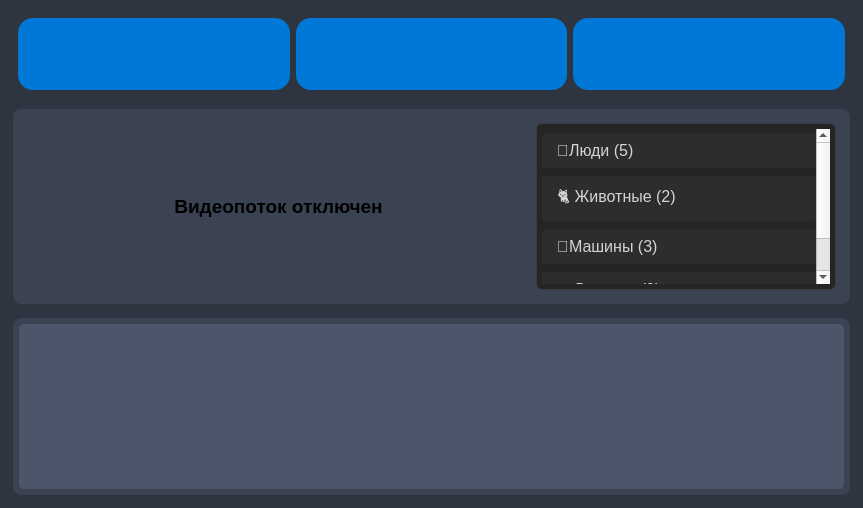
<?xml version="1.0" encoding="UTF-8"?>
<ui version="4.0">
 <class>MainWindow</class>
 <widget class="QMainWindow" name="MainWindow">
  <property name="geometry">
   <rect>
    <x>0</x>
    <y>0</y>
    <width>863</width>
    <height>508</height>
   </rect>
  </property>
  <property name="windowTitle">
   <string>MainWindow</string>
  </property>
  <property name="styleSheet">
   <string notr="true">QMainWindow {
    background-color: #2E3440;
    color: #ECEFF4;
}</string>
  </property>
  <widget class="QWidget" name="centralwidget">
   <property name="styleSheet">
    <string notr="true">QWidget#centralwidget {
    background-color: transparent;
    padding: 8px;
}</string>
   </property>
   <layout class="QVBoxLayout" name="verticalLayout_2">
    <item>
     <widget class="QWidget" name="widget_1" native="true">
      <property name="styleSheet">
       <string notr="true">QWidget#sport,
QWidget#widget_2,
QWidget#widget_3 {
    background-color: #3B4252;
    border-radius: 8px;
    margin: 4px;
}</string>
      </property>
      <layout class="QHBoxLayout" name="horizontalLayout">
       <item>
        <widget class="QPushButton" name="play">
         <property name="minimumSize">
          <size>
           <width>72</width>
           <height>72</height>
          </size>
         </property>
         <property name="styleSheet">
          <string notr="true">/* Базовый стиль кнопки */
QPushButton {
    /* Фон и форма */
    background-color: #0078D7;
    border-radius: 15px;
    border: none;
    
    /* Отступы (регулируйте под размер иконки) */
    min-width: 48px;
    min-height: 48px;
    padding: 12px;
    
    /* Ключевой параметр: цвет ИКОНКИ через цвет текста */
    color: white;
    
    /* Плавные переходы */
    qproperty-iconSize: 42px;
    transition: all 0.2s ease;
}

/* Состояние при наведении */
QPushButton:hover {
    background-color: #5E81AC;
    color: #2E3440; /* Автоматически меняет цвет ИКОНКИ */
    box-shadow: 0 2px 6px rgba(0, 0, 0, 0.15);
}

/* Состояние при нажатии */
QPushButton:pressed {
    background-color: #8FBCBB;
    color: #2E3440;
    box-shadow: inset 0 2px 4px rgba(0, 0, 0, 0.2);
}

/* Для отключенного состояния */
QPushButton:disabled {
    background-color: #4C566A;
    color: #A5ABB6;
}</string>
         </property>
         <property name="text">
          <string/>
         </property>
         <property name="icon">
          <iconset>
           <normaloff>resources/play.png</normaloff>resources/play.png</iconset>
         </property>
         <property name="iconSize">
          <size>
           <width>42</width>
           <height>42</height>
          </size>
         </property>
        </widget>
       </item>
       <item>
        <widget class="QPushButton" name="stop">
         <property name="minimumSize">
          <size>
           <width>72</width>
           <height>72</height>
          </size>
         </property>
         <property name="styleSheet">
          <string notr="true">/* Базовый стиль кнопки */
QPushButton {
    /* Фон и форма */
    background-color: #0078D7;
    border-radius: 15px;
    border: none;
    
    /* Отступы (регулируйте под размер иконки) */
    min-width: 48px;
    min-height: 48px;
    padding: 12px;
    
    /* Ключевой параметр: цвет ИКОНКИ через цвет текста */
    color: white;
    
    /* Плавные переходы */
    qproperty-iconSize: 42px;
    transition: all 0.2s ease;
}

/* Состояние при наведении */
QPushButton:hover {
    background-color: #5E81AC;
    color: #2E3440; /* Автоматически меняет цвет ИКОНКИ */
    box-shadow: 0 2px 6px rgba(0, 0, 0, 0.15);
}

/* Состояние при нажатии */
QPushButton:pressed {
    background-color: #8FBCBB;
    color: #2E3440;
    box-shadow: inset 0 2px 4px rgba(0, 0, 0, 0.2);
}

/* Для отключенного состояния */
QPushButton:disabled {
    background-color: #4C566A;
    color: #A5ABB6;
}</string>
         </property>
         <property name="text">
          <string/>
         </property>
         <property name="icon">
          <iconset>
           <normaloff>resources/stop.png</normaloff>resources/stop.png</iconset>
         </property>
         <property name="iconSize">
          <size>
           <width>42</width>
           <height>42</height>
          </size>
         </property>
        </widget>
       </item>
       <item>
        <widget class="QPushButton" name="settings">
         <property name="minimumSize">
          <size>
           <width>72</width>
           <height>72</height>
          </size>
         </property>
         <property name="mouseTracking">
          <bool>true</bool>
         </property>
         <property name="styleSheet">
          <string notr="true">/* Базовый стиль кнопки */
QPushButton {
    /* Фон и форма */
    background-color: #0078D7;
    border-radius: 15px;
    border: none;
    
    /* Отступы (регулируйте под размер иконки) */
    min-width: 48px;
    min-height: 48px;
    padding: 12px;
    
    /* Ключевой параметр: цвет ИКОНКИ через цвет текста */
    color: white;
    
    /* Плавные переходы */
    qproperty-iconSize: 42px;
    transition: all 0.2s ease;
}

/* Состояние при наведении */
QPushButton:hover {
    background-color: #5E81AC;
    color: #2E3440; /* Автоматически меняет цвет ИКОНКИ */
    box-shadow: 0 2px 6px rgba(0, 0, 0, 0.15);
}

/* Состояние при нажатии */
QPushButton:pressed {
    background-color: #8FBCBB;
    color: #2E3440;
    box-shadow: inset 0 2px 4px rgba(0, 0, 0, 0.2);
}

/* Для отключенного состояния */
QPushButton:disabled {
    background-color: #4C566A;
    color: #A5ABB6;
}</string>
         </property>
         <property name="text">
          <string/>
         </property>
         <property name="icon">
          <iconset>
           <normaloff>resources/settings.png</normaloff>resources/settings.png</iconset>
         </property>
         <property name="iconSize">
          <size>
           <width>42</width>
           <height>42</height>
          </size>
         </property>
        </widget>
       </item>
      </layout>
     </widget>
    </item>
    <item>
     <widget class="QWidget" name="widget_3" native="true">
      <property name="styleSheet">
       <string notr="true">QWidget#sport,
QWidget#widget_2,
QWidget#widget_3 {
    background-color: #3B4252;
    border-radius: 8px;
    margin: 4px;
}</string>
      </property>
      <layout class="QHBoxLayout" name="horizontalLayout_2">
       <item>
        <widget class="QWidget" name="widget_4" native="true">
         <layout class="QHBoxLayout" name="horizontalLayout_3">
          <item>
           <widget class="QLabel" name="videoLayout">
            <property name="minimumSize">
             <size>
              <width>0</width>
              <height>0</height>
             </size>
            </property>
            <property name="maximumSize">
             <size>
              <width>16777215</width>
              <height>16777215</height>
             </size>
            </property>
            <property name="font">
             <font>
              <pointsize>14</pointsize>
              <bold>true</bold>
             </font>
            </property>
            <property name="tabletTracking">
             <bool>false</bool>
            </property>
            <property name="styleSheet">
             <string notr="true">QTextEdit#videoLayout {
    background-color: #4C566A;
    color: #ECEFF4;
    border: 1px solid #3B4252;
    border-radius: 6px;
    padding: 8px;
    font-size: 10pt;
}</string>
            </property>
            <property name="midLineWidth">
             <number>18</number>
            </property>
            <property name="text">
             <string>Видеопоток отключен</string>
            </property>
            <property name="textFormat">
             <enum>Qt::AutoText</enum>
            </property>
            <property name="alignment">
             <set>Qt::AlignCenter</set>
            </property>
           </widget>
          </item>
          <item>
           <widget class="QListWidget" name="listWidget">
            <property name="maximumSize">
             <size>
              <width>300</width>
              <height>16777215</height>
             </size>
            </property>
            <property name="styleSheet">
             <string notr="true">/* Основной стиль списка */
QListWidget {
    background-color: #252526;
    border: 1px solid #3C3C3C;
    border-radius: 6px;
    padding: 5px;
    font-size: 12pt;
    color: #D4D4D4;
    outline: none;
}

/* Стиль элементов списка */
QListWidget::item {
    background-color: #2D2D30;
    border-radius: 4px;
    padding: 8px 12px;
    margin: 4px 0;
    border: none;
}

/* Стиль при наведении */
QListWidget::item:hover {
    background-color: #3E3E42;
    border-left: 3px solid #007ACC;
}

/* Стиль выбранного элемента */
QListWidget::item:selected {
    background-color: #094771;
    color: #FFFFFF;
    font-weight: bold;
}

/* Стиль при нажатии */
QListWidget::item:pressed {
    background-color: #005499;
}

/* Полоса прокрутки */
QScrollBar:vertical {
    border: none;
    background: #1E1E1E;
    width: 10px;
    margin: 0px 0px 0px 0px;
}

QScrollBar::handle:vertical {
    background: #3C3C3C;
    min-height: 20px;
    border-radius: 4px;
}

QScrollBar::handle:vertical:hover {
    background: #505050;
}

QScrollBar::add-line:vertical, QScrollBar::sub-line:vertical {
    height: 0px;
}

QScrollBar::add-page:vertical, QScrollBar::sub-page:vertical {
    background: none;
}</string>
            </property>
            <item>
             <property name="text">
              <string>👥Люди (5)</string>
             </property>
            </item>
            <item>
             <property name="text">
              <string>🐈 Животные (2)</string>
             </property>
            </item>
            <item>
             <property name="text">
              <string>🚗Машины (3)</string>
             </property>
            </item>
            <item>
             <property name="text">
              <string>🌳 Деревья (9)</string>
             </property>
            </item>
           </widget>
          </item>
         </layout>
        </widget>
       </item>
      </layout>
     </widget>
    </item>
    <item>
     <widget class="QWidget" name="widget_2" native="true">
      <property name="styleSheet">
       <string notr="true">QWidget#sport,
QWidget#widget_2,
QWidget#widget_3 {
    background-color: #3B4252;
    border-radius: 8px;
    margin: 4px;
}</string>
      </property>
      <layout class="QVBoxLayout" name="verticalLayout_3">
       <item>
        <widget class="QTextBrowser" name="textBrowser">
         <property name="styleSheet">
          <string notr="true">/* Панель вывода текста */
QTextBrowser#textBrowser {
    background-color: #4C566A;
    color: #ECEFF4;
    border: 1px solid #3B4252;
    border-radius: 6px;
    padding: 8px;
    font-family: &quot;Consolas&quot;, monospace;
    font-size: 10pt;
}</string>
         </property>
        </widget>
       </item>
      </layout>
     </widget>
    </item>
   </layout>
  </widget>
 </widget>
 <resources/>
 <connections/>
</ui>
